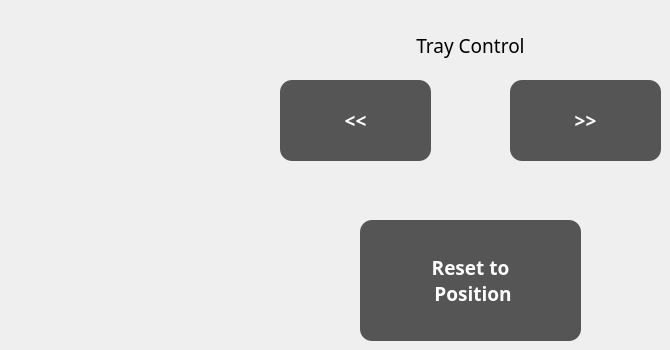
   <widget class="QWidget" name="tabControl">
    <attribute name="title">
     <string>Control</string>
    </attribute>
    <widget class="QLabel" name="labelPlateau">
     <property name="geometry">
      <rect>
       <x>280</x>
       <y>30</y>
       <width>381</width>
       <height>31</height>
      </rect>
     </property>
     <property name="font">
      <font>
       <family>PibotoLt</family>
       <weight>50</weight>
       <bold>false</bold>
      </font>
     </property>
     <property name="text">
      <string>&lt;html&gt;&lt;head/&gt;&lt;body&gt;&lt;p&gt;&lt;span style=&quot; font-size:14pt;&quot;&gt;Tray Control&lt;/span&gt;&lt;/p&gt;&lt;/body&gt;&lt;/html&gt;</string>
     </property>
     <property name="alignment">
      <set>Qt::AlignCenter</set>
     </property>
    </widget>
    <widget class="QPushButton" name="buttonVisGauche">
     <property name="geometry">
      <rect>
       <x>280</x>
       <y>80</y>
       <width>151</width>
       <height>81</height>
      </rect>
     </property>
     <property name="font">
      <font>
       <family>Nunito Sans</family>
       <pointsize>14</pointsize>
       <weight>75</weight>
       <bold>true</bold>
      </font>
     </property>
     <property name="styleSheet">
      <string notr="true">
QPushButton:enabled{
	background-color: rgb(85, 85, 85);
	color: white;
	border-radius: 12px; 
}

QPushButton:disabled{
	background-color: rgb(214, 214, 214);
	color: white;
	border-radius: 12px; 
}</string>
     </property>
     <property name="text">
      <string>&lt;&lt;</string>
     </property>
    </widget>
    <widget class="QPushButton" name="buttonVisDroite">
     <property name="geometry">
      <rect>
       <x>510</x>
       <y>80</y>
       <width>151</width>
       <height>81</height>
      </rect>
     </property>
     <property name="font">
      <font>
       <family>Nunito Sans</family>
       <pointsize>14</pointsize>
       <weight>75</weight>
       <bold>true</bold>
      </font>
     </property>
     <property name="styleSheet">
      <string notr="true">
QPushButton:enabled{
	background-color: rgb(85, 85, 85);
	color: white;
	border-radius: 12px; 
}

QPushButton:disabled{
	background-color: rgb(214, 214, 214);
	color: white;
	border-radius: 12px; 
}</string>
     </property>
     <property name="text">
      <string>&gt;&gt;</string>
     </property>
    </widget>
    <widget class="QPushButton" name="pushRemiseEnPosition">
     <property name="geometry">
      <rect>
       <x>360</x>
       <y>220</y>
       <width>221</width>
       <height>121</height>
      </rect>
     </property>
     <property name="font">
      <font>
       <family>Nunito Sans</family>
       <pointsize>14</pointsize>
       <weight>75</weight>
       <bold>true</bold>
      </font>
     </property>
     <property name="styleSheet">
      <string notr="true">
QPushButton:enabled{
	background-color: rgb(85, 85, 85);
	color: white;
	border-radius: 12px; 
}

QPushButton:disabled{
	background-color: rgb(214, 214, 214);
	color: white;
	border-radius: 12px; 
}</string>
     </property>
     <property name="text">
      <string>Reset to
 Position</string>
     </property>
    </widget>
   </widget>
